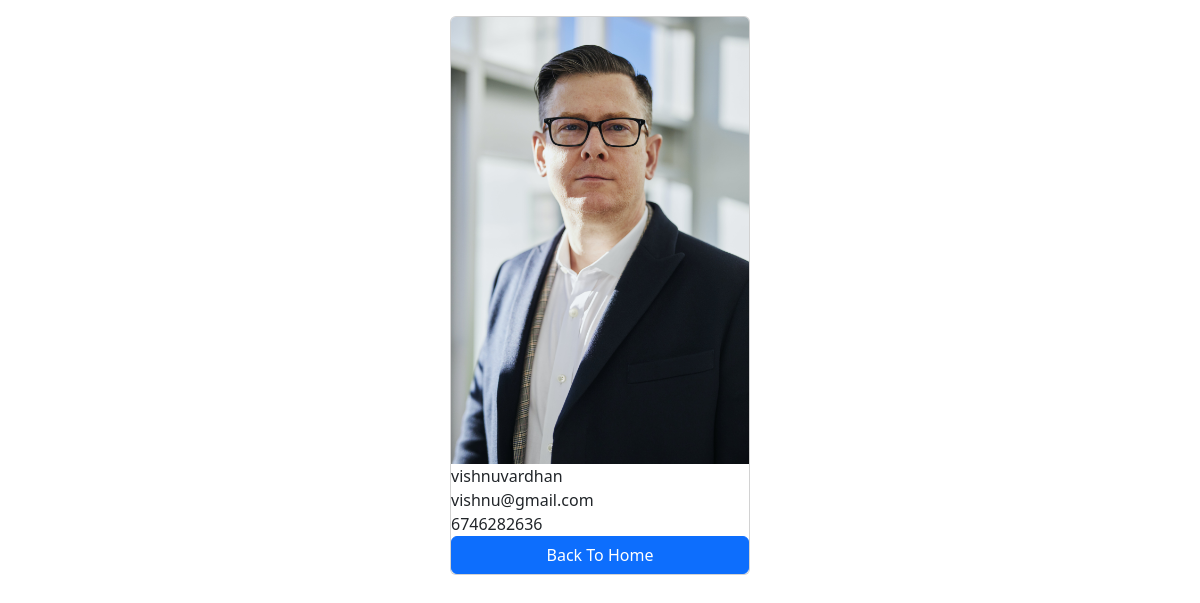
The app's page /employees/7/ with its own data.
### salary/models.py (models this page shows)
class Employee(models.Model):
    first_name=models.CharField(max_length=100)
    last_name=models.CharField(max_length=100)
    photo=models.ImageField(upload_to='images')
    designation=models.CharField(max_length=100)
    email_address=models.EmailField(max_length=100,unique=True)
    phone_number=models.CharField(max_length=10,blank=True)

### salary/views.py (the view)
# urls.py: path('<int:pk>/',views.employee_details,name='employee_details'),
def employee_details(request,pk):
     employee=get_object_or_404(Employee,pk=pk)
     context={
          'employee':employee,
     }
     return render(request,'employee_details.html',context)

### templates/employee_details.html (shortened to what this page needs)
<!DOCTYPE html>
<html lang="en">
<head>
    <link href="https://cdn.jsdelivr.net/npm/bootstrap@5.3.2/dist/css/bootstrap.min.css" rel="stylesheet">
</head>
<body>
    <div class="container mt-3">
        <div class="card mx-auto" style="width: 300px;">
            <img src="{{employee.photo.url}}" class="card-img-top" alt="">
           <div class="cars-body">
            <p class="card-text m-0">{{employee.first_name}}{{employee.last_name}}</p>
            <p class="card-text m-0">{{employee.email_address}}</p>
            <p class="card-text m-0">{{employee.phone_number}}</p>
           </div>
           <a href="{% url "home" %}" class="btn btn-primary">Back To Home</a>
        </div>
    </div>
</body>
</html>

### records on screen
Employee: photo (picture), first_name "vishnu", last_name "vardhan", email_address "vishnu@gmail.com", phone_number "6746282636"
